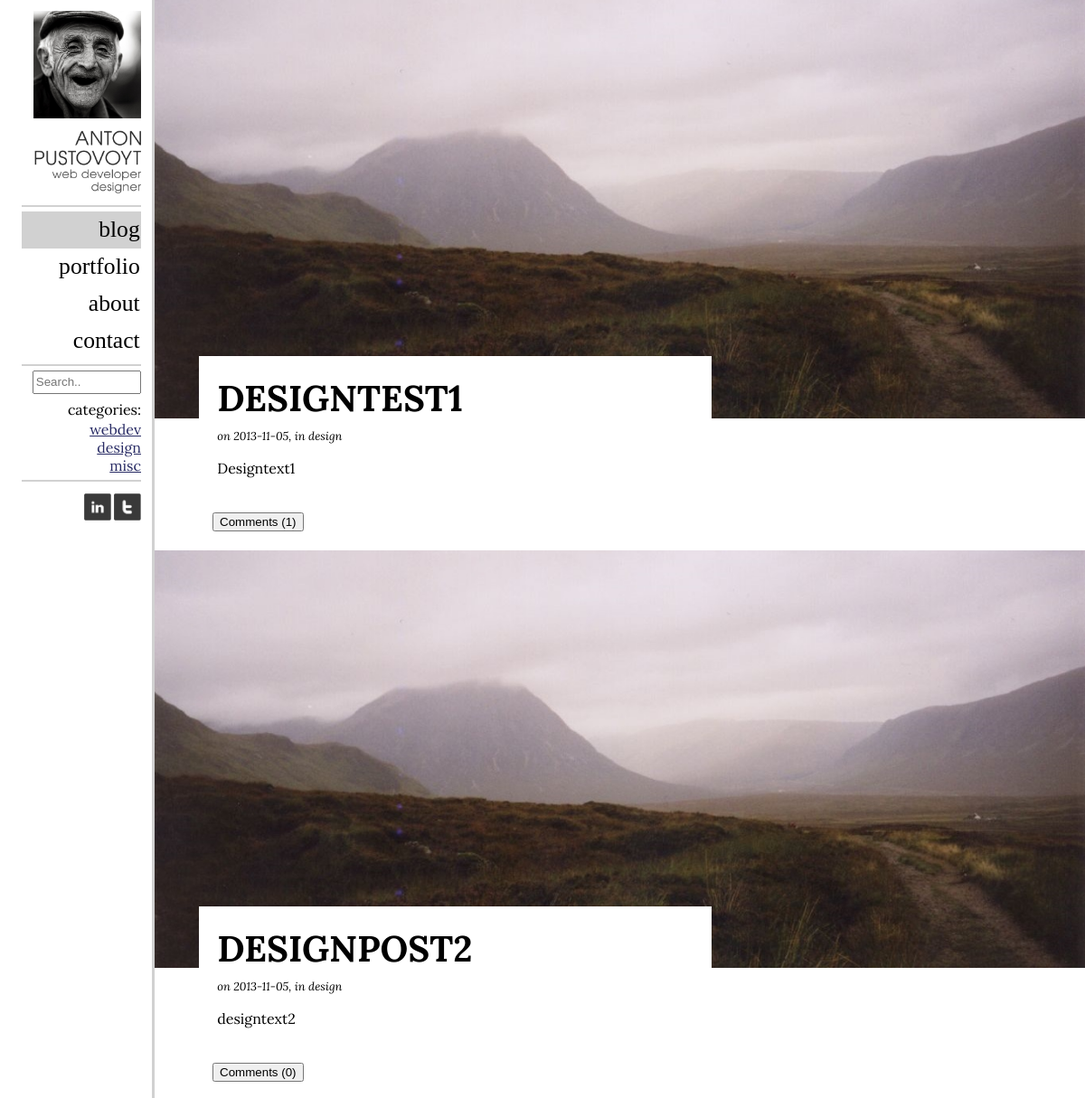
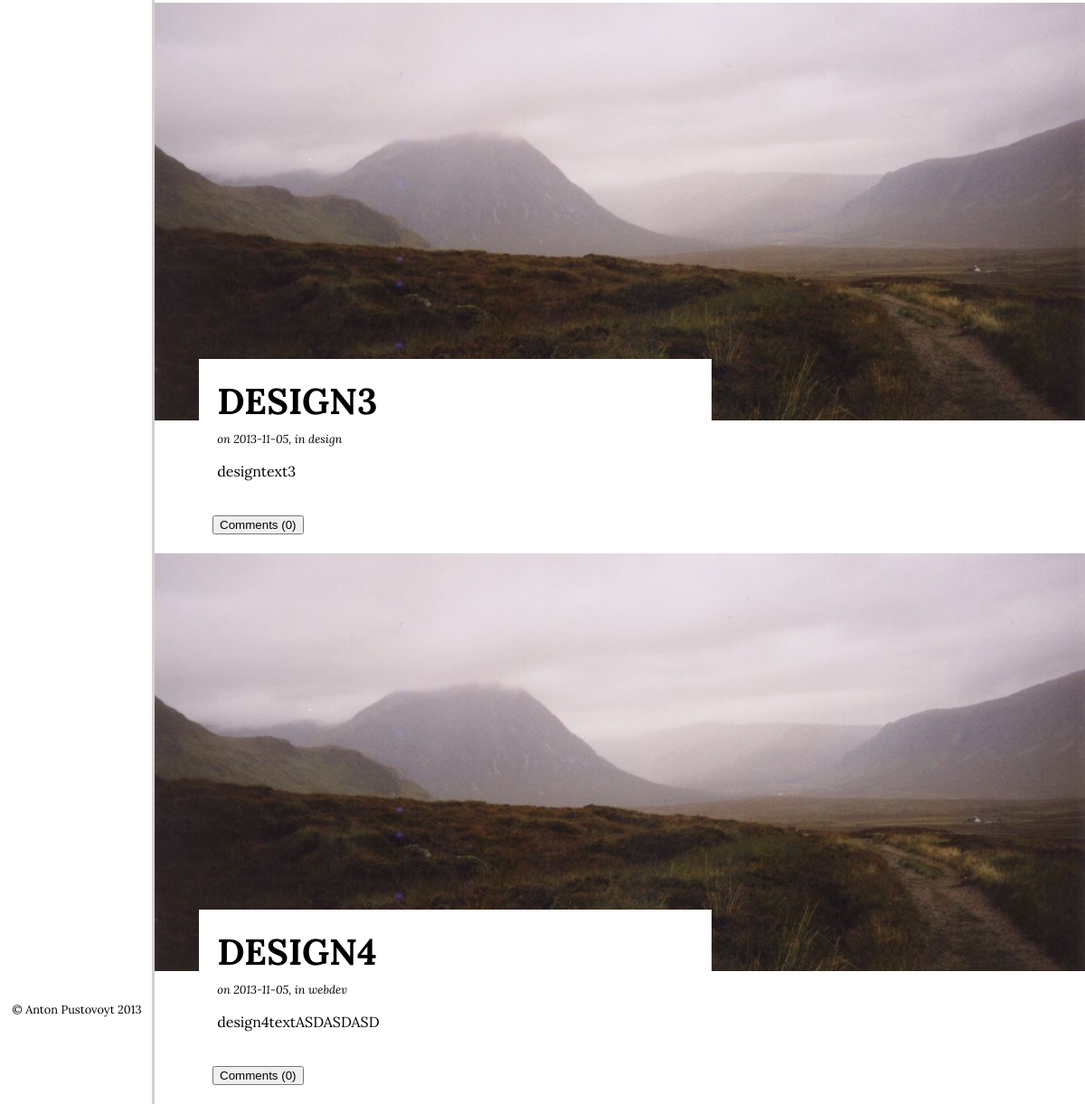
Screenshot of /blog.php with the database file from the repository (2 pictures, top to bottom).
### tables this page shows
CREATE TABLE IF NOT EXISTS `article` (
  `art_id` int(100) NOT NULL AUTO_INCREMENT,
  `cat_id` int(100) NOT NULL,
  `art_title` varchar(255) NOT NULL,
  `art_date` date NOT NULL,
  `art_text` varchar(1000) NOT NULL,
  `art_show` bit(1) NOT NULL,
  PRIMARY KEY (`art_id`),
  UNIQUE KEY `art_id_2` (`art_id`),
  KEY `art_id` (`art_id`),
  KEY `cat_id` (`cat_id`)
);

CREATE TABLE IF NOT EXISTS `category` (
  `cat_id` int(11) NOT NULL AUTO_INCREMENT,
  `cat_name` varchar(20) NOT NULL,
  PRIMARY KEY (`cat_id`),
  UNIQUE KEY `cat_id` (`cat_id`)
);

### Admin/posts.php (the view, shortened to what this page needs)
<!DOCTYPE html>
<html lang="en">
<head>
</head>
<body>
<?php
	$result = mysql_query("SELECT * FROM article ORDER BY art_date DESC;");
	while($row = mysql_fetch_array($result))
			{
					$id = $row['art_id'];
					$cat = $row['cat_id'];
					$comAmountQ = mysql_query("SELECT COUNT(*) FROM comment WHERE art_id=$id");
					$comAmount = mysql_fetch_assoc($comAmountQ);
					$artCategory = mysql_query("SELECT cat_name FROM category WHERE cat_id=$cat") or die ("Bad query");
					$current_cat_print = mysql_result($artCategory,0,'cat_name');
					?>
					<article class = "bpost">
						<div class = "postpicdiv">
							<img src="images/pic1.jpg" alt="misty highlands" class="postpic">
						</div>
						<section class = "postsec">
							<header class =" bheader">
								<h1 class="posthead"><?php echo $row['art_title'];?></h1>
								<time class="postdate">on <?php echo $row['art_date'];?>, in <?php echo $current_cat_print;?></time><br>
							</header>
							<p class = "postcontent">
							<?php echo $row['art_text'];?>
							</p>
						</section>
					<div class="commentsWrap">
						<button type="button" class="showButt" onclick=show();>Comments (<?php echo $comAmount['COUNT(*)'];?>)</button>
					    <?php
					echo "</div>";
					echo "</article>";
			}
 ?>

### menu.php (shortened to what this page needs)
<?php
$path = pathinfo($_SERVER['PHP_SELF']);
$file = $path['filename'];
?>
<!DOCTYPE html>
<html>
<head>
	<link rel="stylesheet" type="text/css" href="style.css">
	<link rel="stylesheet" href="fontsheet.css" type="text/css" charset="utf-8" />
</head>
<body>
<div id="wrapper">
	<div id="leftwrapper">
		<div id="logodiv">
			<img id="photo" src="images/anton.png" alt="photo of me">
			<a href="blog.php"><img id="logo" src="images/logo.png" alt="logotype"></a>
		</div>
		<nav id="menudiv">
		<ul id="menu">
			<li class="<?php if($file=="blog"){echo "active";} else {echo "nonactive";}?>"><a href="blog.php" >blog</a></li>
			<li class="<?php if($file=="portfolio"){echo "active";} else {echo "nonactive";}?>"><a href="portfolio.php">portfolio</a></li>
			<li class="<?php if($file=="about"){echo "active";} else {echo "nonactive";}?>"><a href="about.php">about</a></li>
			<li class="<?php if($file=="contact"){echo "active";} else {echo "nonactive";}?>"><a href="contact.php">contact</a></li>
		</ul>
		</nav>
		<div id="menucon">
			<div id="searchfield">
				<input type="text" name="FirstName" placeholder="Search.." id="search">
			</div>
			<p id="tagcloudp">categories:</p>
			<ul id="tagcloud">
			<li><a href="design.html">webdev</a></li>
			<li><a href="design.html">design</a></li>
			<li><a href="design.html">misc</a></li>
			</ul>
		</div>
		<div id="menulinks">
			<a href="http://www.twitter.com"><img id="twitter" src="images/twitter.png" alt="twitter"></a>
			<a href="http://www.linkedin.com"><img id="linkedin" src="images/linkedin.png" alt="linkedin"></a>
		</div>
		<div id="menufoot">
			<p id="copyright">&#169; Anton Pustovoyt 2013</p>
		</div>
	</div>

### blog.php
<?php require("menu.php"); ?>
<div id="rightwrapper">
	<div class="content">
		<?php require "/admin/posts.php"; ?>
	</div>
</div>
</div>
</body>
</html>

### style.css (style rules this page uses)
body { margin:0; padding:0; font-family: 'Lora', serif; }
#menu ul, #tagcloud { list-style-type: none; }
.active { background: #d1d1d1; }
#wrapper { margin: 0% 0%; height:100%; overflow:auto; }
.commentsWrap { margin-left: 6.5%; }
#leftwrapper { float:left; width: 11%; position:fixed; top: 0; left: 0; bottom: 0; border-right: 3px solid; border-color: #d1d1d1; padding: 1% 1% 1% 2%; min-height: 720px; }
#leftwrapper p, #leftwrapper ul { text-align: right; }
#menu li { line-height: 1.6em; padding-right: 1%; font-family: 'texgyreadventorregular'; }
#logodiv, #menudiv, #menucon { border-bottom: 2px solid; border-color: #d1d1d1; overflow:hidden; margin:0; }
#logodiv { padding-bottom: 4%; }
#photo { width:90%; float:right; margin-bottom: 10%; }
#logo { width:90%; float:right; margin-bottom: 4%; }
#menu { font-size: 1.6em; padding:0; margin: 4% 0%; }
#menu a { display:block; }
#menu a:link, #menu a:visited, .postheada { color: black; text-decoration: none; }
#menucon a:link { color:#292c65; }
#search { float:right; margin: 4% 0% 5% 0%; width: 85%; line-height: 1.5em; outline:0; }
#searchfield { overflow: hidden; float:right; }
#tagcloud { margin-top: 2%; margin-bottom: 4%; }
#tagcloudp { margin:0; }
#menulinks { margin: 10% 0%; overflow: hidden; }
#twitter, #linkedin { display:inline; width:15%; height: auto; float:right; margin-left: 2%; min-width: 30px; }
#menufoot { position:inherit; height:5%; width: 15%; bottom:0; left:0; font-size: 0.8em; margin-bottom:0%; }
#copyright { margin: 5% 13% 1% 5%; }
#rightwrapper { width:86%; margin-left:14%; }
.bpost { margin-bottom: 2%; }
.postsec { max-width: 800px; margin-left:5%; margin-top:-7%; margin-right:40%; background-color: white; z-index: 10; position: relative; padding: 2%; }
.postpic { width: 100%; height: auto; }
.posthead { margin-top:0; margin-bottom: 1%; font-size: 2.5em; text-transform:uppercase; }
.postdate { float:left; font-size: 0.8em; font-style: italic; padding:0; margin-top: 0.6%; }
.postcontent { font-size: 1em; line-height: 1.4em; }

### rows the page displays
article: art_title "DESIGNTEST1", art_date "2013-11-05", cat.cat_name "design", art_text "Designtext1", COUNT "1"
article: art_title "DESIGNPOST2", art_date "2013-11-05", cat.cat_name "design", art_text "designtext2", COUNT "0"
article: art_title "DESIGN3", art_date "2013-11-05", cat.cat_name "design", art_text "designtext3", COUNT "0"
article: art_title "DESIGN4", art_date "2013-11-05", cat.cat_name "webdev", art_text "design4textASDASDASD", COUNT "0"
